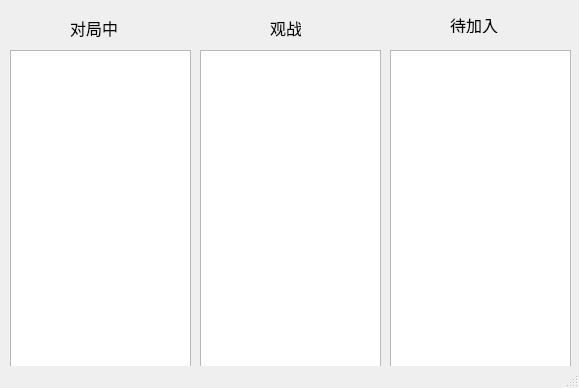
<?xml version="1.0" encoding="UTF-8"?>
<ui version="4.0">
 <class>GoBangServeClass</class>
 <widget class="QMainWindow" name="GoBangServeClass">
  <property name="geometry">
   <rect>
    <x>0</x>
    <y>0</y>
    <width>579</width>
    <height>388</height>
   </rect>
  </property>
  <property name="windowTitle">
   <string>GoBangServe</string>
  </property>
  <widget class="QWidget" name="centralWidget">
   <widget class="QTextBrowser" name="textBrowser">
    <property name="geometry">
     <rect>
      <x>10</x>
      <y>50</y>
      <width>181</width>
      <height>321</height>
     </rect>
    </property>
   </widget>
   <widget class="QTextBrowser" name="textBrowser_2">
    <property name="geometry">
     <rect>
      <x>200</x>
      <y>50</y>
      <width>181</width>
      <height>321</height>
     </rect>
    </property>
   </widget>
   <widget class="QTextBrowser" name="textBrowser_3">
    <property name="geometry">
     <rect>
      <x>390</x>
      <y>50</y>
      <width>181</width>
      <height>321</height>
     </rect>
    </property>
   </widget>
   <widget class="QLabel" name="label">
    <property name="geometry">
     <rect>
      <x>70</x>
      <y>17</y>
      <width>51</width>
      <height>21</height>
     </rect>
    </property>
    <property name="font">
     <font>
      <pointsize>12</pointsize>
     </font>
    </property>
    <property name="text">
     <string>对局中</string>
    </property>
   </widget>
   <widget class="QLabel" name="label_2">
    <property name="geometry">
     <rect>
      <x>270</x>
      <y>17</y>
      <width>31</width>
      <height>21</height>
     </rect>
    </property>
    <property name="font">
     <font>
      <pointsize>12</pointsize>
     </font>
    </property>
    <property name="text">
     <string>观战</string>
    </property>
   </widget>
   <widget class="QLabel" name="label_3">
    <property name="geometry">
     <rect>
      <x>450</x>
      <y>17</y>
      <width>54</width>
      <height>16</height>
     </rect>
    </property>
    <property name="font">
     <font>
      <pointsize>12</pointsize>
     </font>
    </property>
    <property name="text">
     <string>待加入</string>
    </property>
   </widget>
  </widget>
  <widget class="QStatusBar" name="statusBar"/>
 </widget>
 <layoutdefault spacing="6" margin="11"/>
 <resources>
  <include location="GoBangServe.qrc"/>
 </resources>
 <connections/>
</ui>
